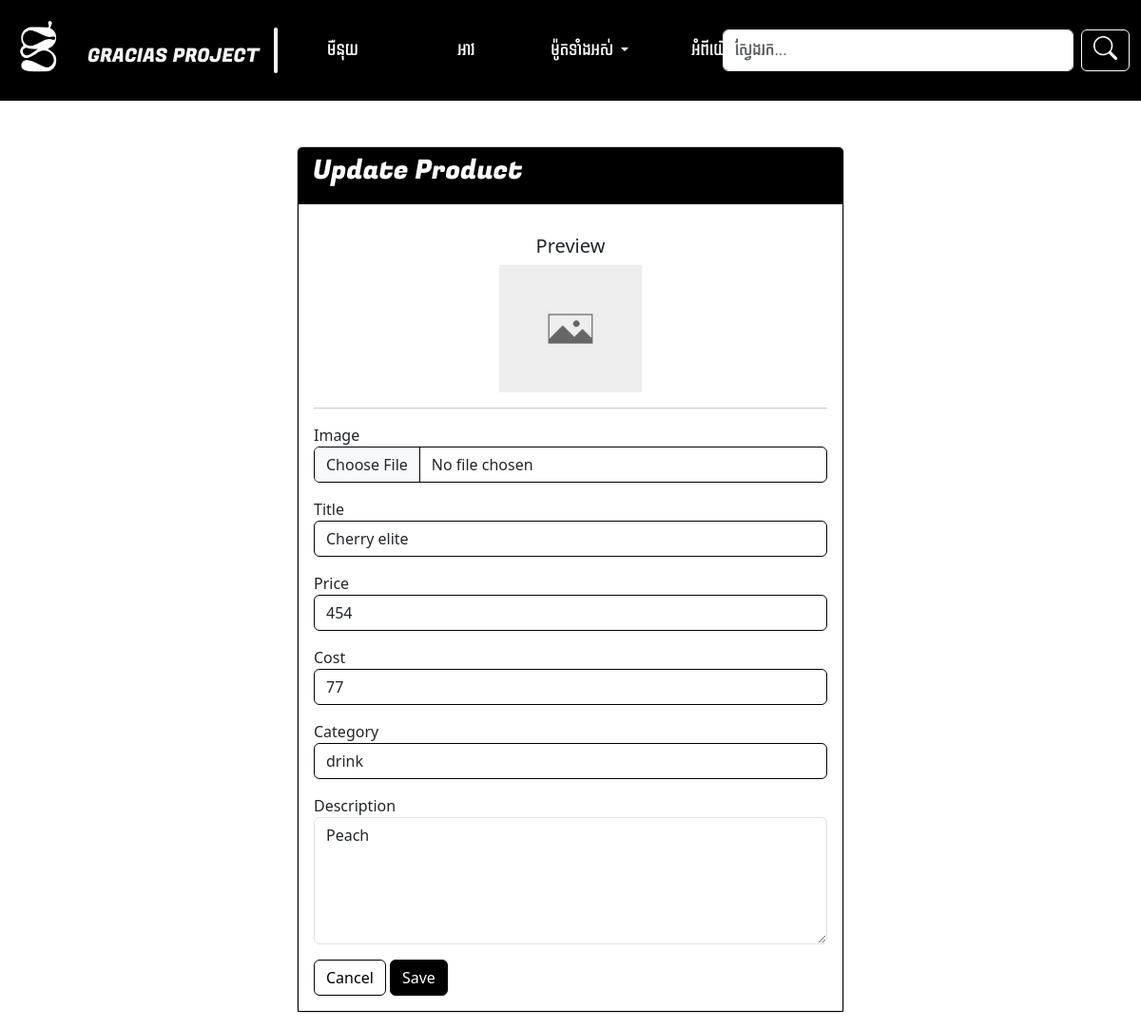
/edit_product?id=12, run on the app's committed database.
### tables this page shows
CREATE TABLE "product" (
  "id" INTEGER NOT NULL PRIMARY KEY AUTOINCREMENT,
  "title" TEXT,
  "cost" NUMBER,
  "price" NUMBER,
  "category" TEXT,
  "description" TEXT,
  "image" TEXT
);

### app.py (the view)
@app.get('/edit_product')
def edit_product():
    product_id = request.args.get('id')
    row = conn.execute("""SELECT * FROM product where id =?""", (product_id,))
    product = {}
    for item in row:
        image = ''
        if item[6] == None:
            image = 'no_image'
        else:
            image = item[6]
        product ={
                'id': item[0],
                'title': item[1],
                'cost': item[2],
                'price': item[3],
                'category': item[4],
                'description': item[5],
                'image': image,
            }
    return render_template('updateproduct.html', product=product)

### templates/updateproduct.html (shortened to what this page needs)
<!DOCTYPE html>
<html lang="en">
<head>
    {% include "header_style.html" %}
</head>
<body>
<div>
    {% include "navbar.html" %}
</div>
<div class="container col-md-6 col-sm-12">
    <div class="row">
        <div class="mb-3 mt-5">
            <div class="card">
                <div class="card-header bg-black">
                    <h3 style="color: white; font-family: 'fugz', 'khmer';">Update Product</h3>
                </div>
                <div class="card-body border border-black">
                    <form action="{{ url_for('update') }}" method="post" enctype="multipart/form-data">
                        <div class="form-group mt-3">
                            <div class="" align="center">
                                <h5>Preview</h5>
                                {% if product['image'] == 'no_image' %}
                                    <img
                                            id="thumbnail"
                                            style=" width: 150px"
                                            src="/static/image/no-image.png"
                                            alt=""
                                    >
                                {% endif %}
                            </div>
                            <hr>
                            <div>
                                <label for="file">Image</label>
                                <input type="file"
                                       accept="image/*"
                                       class="form-control border border-black"
                                       id="file"
                                       name="file"
                                >
                            </div>
                            <div class="form-group mt-3">
                                <label for="title">Title</label>
                                <input type="text"
                                       class="form-control border border-black"
                                       id="title"
                                       name="title"
                                       value="{{ product['title'] }}"
                                       autocomplete="off"
                                >
                            </div>
                            <div class="form-group mt-3">
                                <label for="price">Price</label>
                                <input value="{{ product['price'] }}" type="number"
                                       class="form-control border border-black"
                                       id="price"
                                       name="price" autocomplete="off">
                            </div>
                            <div class="form-group mt-3">
                                <label for="cost">Cost</label>
                                <input type="number"
                                       class="form-control border border-black"
                                       id="cost"
                                       name="cost"
                                       value="{{ product['cost'] }}"
                                       autocomplete="off"
                                >
                            </div>
                            <div class="form-group mt-3">
                                <label for="category">Category</label>
                                <select class="form-control border border-black" id="category" name="category">
                                    <option {{ 'selected' if product['category']=='drink' else '' }} value="drink">drink
                                    </option>
                                </select>
                            </div>
                            <div class="fom-control mt-3">
                                <label for="description">Description</label>
                                <textarea
                                        class="form-control" id="description" name="description"
                                        rows="5"
                                >{{ product['description'] }}</textarea>
                            </div>
                            <div class="mt-3">
                                <button onclick="window.location.href='/productdb'"
                                        type="reset"
                                        class="btn btn-outline-dark">Cancel
                                </button>
                                <button type="submit" class="btn btn-dark">Save</button>
                            </div>
                    </form>
                </div>
            </div>
        </div>
    </div>
</div>
</body>
</html>

### static/style.css (style rules this page uses)
* { margin: 0; padding: 0; box-sizing: border-box; scroll-behavior: smooth; }
html { scroll-behavior: smooth; }
.btn-dark { background-color: black; border-color: black; }
.btn-outline-dark { color: black; border-color: black; }

### data on the page
product: title "Cherry elite", price "454", cost "77", description "Peach"
